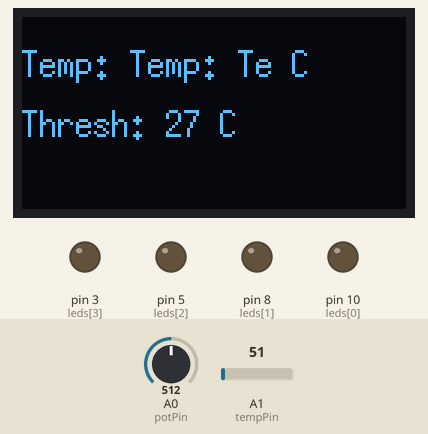
This sketch was run on a simulated Arduino Uno, built with avr-gcc and run on an emulated ATmega328P. On the bench: 128×64 one-colour display, output pins drawn as LEDs (lit = HIGH). The test bench sets the inputs (shaded band); at power-on: A0 (potPin) = 512, A1 (tempPin) = 51. What the sketch prints to the serial monitor is not drawn.

Above: at 1.2 s.
1.3 s: A0 (potPin) set to 716
At 2.8 s:
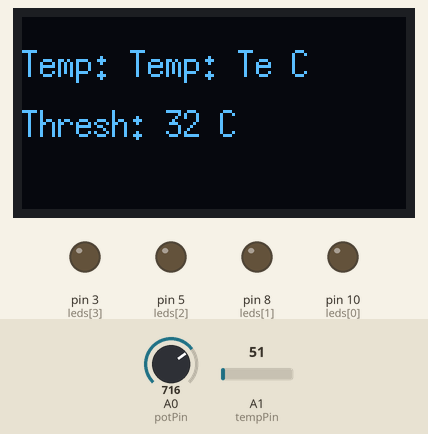
3.1 s: A0 (potPin) set to 900
At 4.6 s:
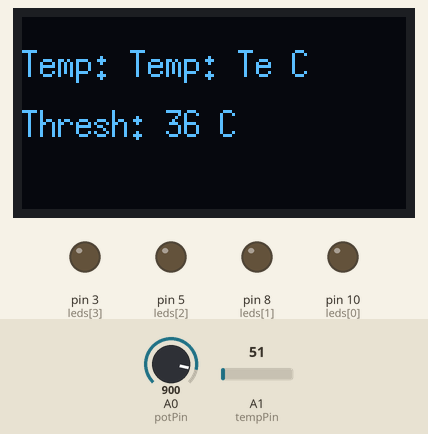
4.9 s: A0 (potPin) set to 1023
At 5.8 s:
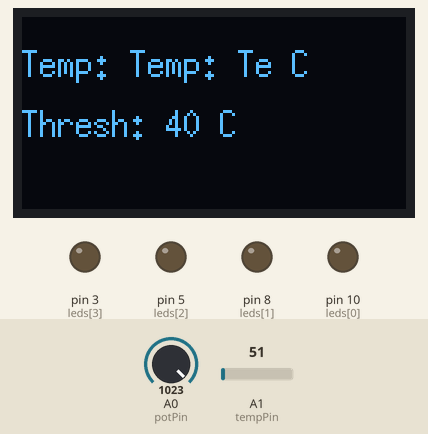
Timing chart, 0 to 7.9 s (numbered marks = the images above; inputs shaded):
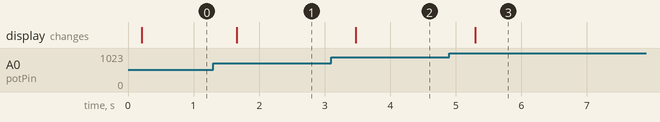

The sketch:

Ovningsprojekt.ino
```cpp
/*
* Name: övningsprojekt
* Author: Adam Yousif
* Date: 2025-10-20
* Description: This project uses a ds3231 to measure time and displays the time to an 1306 oled display,
* Further, it measures temprature with ds3231 and displays a mapped value to a 9g-servo-motor.
*/

const int potPin   = A0;
const int tempPin  = A1;
const int leds[]   = {10, 8, 5, 3};

#include <U8glib.h>
U8GLIB_SSD1306_128X64 u8g(U8G_I2C_OPT_NONE);


void setup() {
  for (int i = 0; i < 4; i++) pinMode(leds[i], OUTPUT);
  pinMode(potPin, INPUT);
  pinMode(tempPin, INPUT);
  Serial.begin(9600);
}


void loop() {
  float tempC = getTemp();         // t.ex. 0–50 °C, enkel skalning
  int   thresh = getThresh();      // t.ex. 15–40
  oledDraw(tempC, thresh);         // skriv två rader på skärmen

  Serial.print("Temp: ");
  Serial.print(tempC);
  Serial.print(" C  |  Thresh: ");
  Serial.println(thresh);

  if (tempC > thresh) {
    alarm();                       // blinka LED:ar en i taget
  } else {
    allLedsOff();
    delay(150);
  }
}

// Förenklad “temperatur” från analog sensor.
// här skalar vi 0–1023 till 0–50 °C.
float getTemp() {
  int raw = analogRead(tempPin);         // 0–1023
  float tempC = map(raw, 0, 1023, 0, 50);
  return tempC;
}

// Tröskel från potentiometer, samma intervall som på skärmen
int getThresh() {
  int raw = analogRead(potPin);          // 0–1023
  int t = map(raw, 0, 1023, 15, 40);     // 15–40
  return t;
}

// Rita två rader: Temp och Thresh
void oledDraw(float tempC, int thresh) {
  char line1[20];
  char line2[20];
  dtostrf(tempC, 5, 1, line1);           // format  xx.x
  sprintf(line1, "Temp: %s C", line1);
  sprintf(line2, "Thresh: %d C", thresh);

  u8g.firstPage();
  do {
    u8g.setFont(u8g_font_6x13);
    u8g.drawStr(0, 20, line1);
    u8g.drawStr(0, 40, line2);
  } while (u8g.nextPage());
}

// Alarm: fyra LED:ar blinkar en i taget
void alarm() {
  for (int i = 0; i < 4; i++) {
    allLedsOff();
    digitalWrite(leds[i], HIGH);
    delay(120);
  }
}

void allLedsOff() {
  for (int i = 0; i < 4; i++) digitalWrite(leds[i], LOW);
}
```

Measured:
- after the input at 1.3 s, the display: changes after 0.36 s (image 1)
- after the input at 3.1 s, the display: changes after 0.38 s (image 2)
- after the input at 4.9 s, the display: changes after 0.40 s (image 3)
